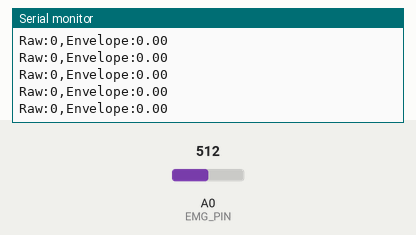
Bench run of a sketch on a simulated ESP8266 (NodeMCU). On the bench: the last lines printed to the serial monitor. The inputs (shaded band) are chosen by the test bench; at power-on: A0 (EMG_PIN) = 512.

Above: at 2.2 s.
2.3 s: A0 (EMG_PIN) set to 716
At 3.3 s:
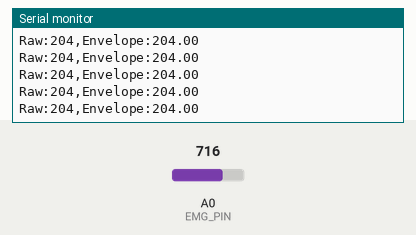
3.8 s: A0 (EMG_PIN) set to 900
At 4.7 s:
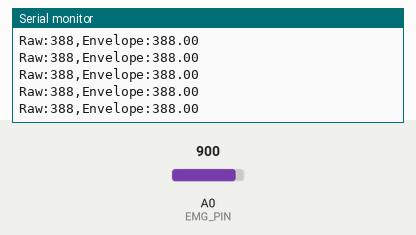
Timing chart, 0 to 6.7 s (numbered marks = the images above; inputs shaded):
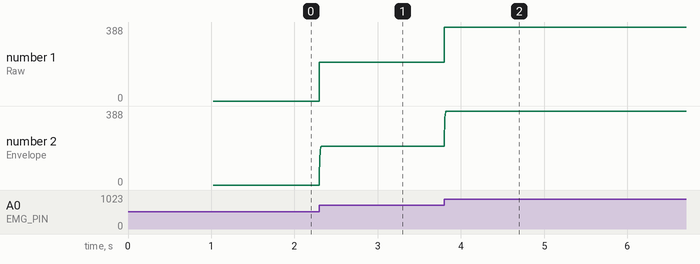

Measured:
- after the input at 2.3 s, the serial monitor: prints a new line at once (image 1)
- after the input at 3.8 s, the serial monitor: prints a new line at once (image 2)
- plotted number 1: 0 → 204 after the input at 2.3 s, 204 → 388 after the input at 3.8 s
- plotted number 2: 0 → 204 after the input at 2.3 s, 204 → 388 after the input at 3.8 s

The sketch:

08_emg_serial_plotter.ino
```cpp
#include <Arduino.h>
#include "board_config.h"

// Attack/release smoothing factors for the envelope (0-1, higher = faster response).
// Fast attack so contractions show up immediately, slower release so the trace
// doesn't look like it's "draining" too abruptly when the muscle relaxes.
#define ENV_ATTACK  0.35f
#define ENV_RELEASE 0.03f

#define BASELINE_SAMPLES 200

int   baseline = 0;
float envelope = 0.0f;

void calibrateBaseline() {
  Serial.println("Calibrating baseline... keep the muscle RELAXED for 1 second.");
  long sum = 0;
  for (int i = 0; i < BASELINE_SAMPLES; i++) {
    sum += analogRead(EMG_PIN);
    delay(5);
  }
  baseline = sum / BASELINE_SAMPLES;
  B_PRINTF("Baseline = %d\n", baseline);
}

void setup() {
  Serial.begin(115200);
  while (!Serial) delay(10);

  setupBoardAdc();
  calibrateBaseline();

  Serial.println("Open Tools > Serial Plotter now.");
  // Header line so Arduino IDE 2.x Serial Plotter labels each trace.
  Serial.println("Raw:0,Envelope:0");
}

void loop() {
  int raw = analogRead(EMG_PIN);
  int centered = raw - baseline;   // remove DC offset so the plot sits around 0
  int rectified = abs(centered);   // full-wave rectify

  // Exponential moving average with separate attack/release rates.
  float alpha = (rectified > envelope) ? ENV_ATTACK : ENV_RELEASE;
  envelope += alpha * ((float)rectified - envelope);

  Serial.print("Raw:");
  Serial.print(centered);
  Serial.print(",Envelope:");
  Serial.println(envelope);

  delay(2); // ~500 Hz sample rate for a smooth-looking waveform
}
```

board_config.h
```cpp
#ifndef BOARD_CONFIG_H
#define BOARD_CONFIG_H

#include <Arduino.h>

// ==============================================================================
// 1. Automatic Architecture Detection & Pin Mapping
// ==============================================================================

#if defined(ESP32)
  // ---------------- ESP32 Configuration ----------------
  #define BOARD_TYPE_NAME   "ESP32 DevKit (3.3V Logic)"
  #define I2C_SDA_PIN       21
  #define I2C_SCL_PIN       22
  #define EMG_PIN           34    // ADC1 CH6
  #define FSR_PIN           35    // ADC1 CH7
  #define ADC_MAX_VAL       4095  // 12-bit ADC
  #define SYSTEM_VCC        3.3f
  #define HAS_DUAL_ADC      1

  inline void setupBoardAdc() {
    analogReadResolution(12);
    analogSetAttenuation(ADC_11db); // 0 - 3.3V
  }

#elif defined(ESP8266)
  // ---------------- ESP8266 Configuration ----------------
  #define BOARD_TYPE_NAME   "ESP8266 NodeMCU / D1 Mini (3.3V Logic)"
  #define I2C_SDA_PIN       4     // D2
  #define I2C_SCL_PIN       5     // D1
  #define EMG_PIN           A0    // ESP8266 มี ADC Pin เดียว (A0)
  #define FSR_PIN           A0    // สลับเสียบสาย A0 เมื่อต้องการทดสอบ FSR
  #define ADC_MAX_VAL       1023  // 10-bit ADC
  #define SYSTEM_VCC        3.3f
  #define HAS_DUAL_ADC      0

  inline void setupBoardAdc() {
    // ESP8266 default is 10-bit 0-1.0V (or 0-3.3V on NodeMCU with onboard divider)
  }

#elif defined(ARDUINO_ARCH_AVR)
  // ---------------- Arduino Uno / Nano (ATmega328P) ----------------
  #define BOARD_TYPE_NAME   "Arduino Uno / Nano (5.0V Logic)"
  #define I2C_SDA_PIN       A4    // Fixed Hardware I2C SDA
  #define I2C_SCL_PIN       A5    // Fixed Hardware I2C SCL
  #define EMG_PIN           A0
  #define FSR_PIN           A1
  #define ADC_MAX_VAL       1023  // 10-bit ADC
  #define SYSTEM_VCC        5.0f
  #define HAS_DUAL_ADC      1

  inline void setupBoardAdc() {
    // AVR default is 10-bit with 5V VCC reference
  }

#else
  #error "Unsupported Microcontroller Architecture! Supported: ESP32, ESP8266, Arduino Uno (AVR)"
#endif

// ==============================================================================
// 2. Cross-Platform Printf Helper (Supports AVR Serial without native printf)
// ==============================================================================

#if defined(ARDUINO_ARCH_AVR)
  #include <stdarg.h>
  inline void boardPrintf(const char *fmt, ...) {
    char buf[128];
    va_list args;
    va_start(args, fmt);
    vsnprintf(buf, sizeof(buf), fmt, args);
    va_end(args);
    Serial.print(buf);
  }
  #define B_PRINTF boardPrintf
#else
  #define B_PRINTF Serial.printf
#endif

#endif // BOARD_CONFIG_H
```
